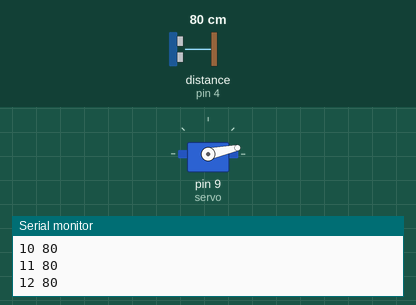
Simulated run of this sketch. Board: Arduino Uno, built with avr-gcc and run on an emulated ATmega328P. On the bench: servo, the last lines printed to the serial monitor. Wiring (inferred from the names in the program): ultrasonic range finder: trigger pin 3; echo pin 4. Inputs (shaded band) come from the test bench; at power-on: distance to the obstacle (sensor on pin 4) 80 cm. The echo pulse lasts 58.3 µs per cm.

Above: at 1.2 s.
1.3 s: distance to the obstacle (sensor on pin 4) set to 2 cm
At 2.43 s:
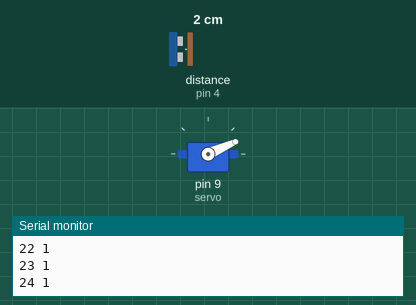
7.3 s: distance to the obstacle (sensor on pin 4) set to 250 cm
At 7.38 s:
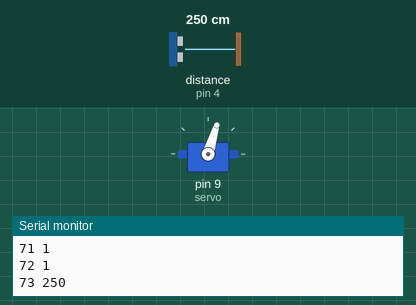
16.3 s: distance to the obstacle (sensor on pin 4) set to 4 cm
At 16.48 s:
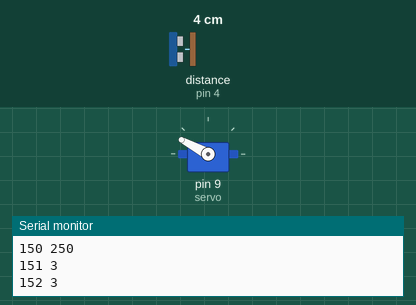
Timing chart, 0 to 25.3 s (numbered marks = the images above; inputs shaded):
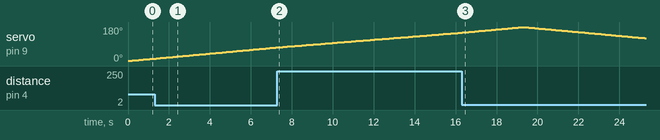

The sketch:

RangeScanner.ino
```cpp
/*
*    Sweep area with servo-mounted
*    4-pin ultrasonic sensor and
*    send data to serial (to draw a graph)
*/

#include <Servo.h>

Servo servo;
int pos = 0;          //servo position
int degs = 1;         //number of degrees to move per cycle
int dir = 1;          //direction (1 or -1)

int vccPin = 2;       //attach pin 2 to VCC
int pingPin = 3;      //attach pin 3 to Trig
int echoPin = 4;      //attach pin 4 to Echo
int gndPin = 5;       //attach pin 5 to GND

void setup() {
  pinMode(vccPin, OUTPUT);
  pinMode(gndPin, OUTPUT);

  servo.attach(9);

  Serial.begin(9600);
}

void loop() {
  long duration, cm;

  pos = pos + (degs * dir);
  servo.write(pos);
  if (pos == 180 || pos == 0) {
    dir *= -1;
  }

  digitalWrite(vccPin, HIGH);

  // Give a short LOW pulse beforehand to ensure a clean HIGH pulse:
  pinMode(pingPin, OUTPUT);
  digitalWrite(pingPin, LOW);
  delayMicroseconds(2);
  digitalWrite(pingPin, HIGH);
  delayMicroseconds(5);
  digitalWrite(pingPin, LOW);

  pinMode(echoPin, INPUT);
  duration = pulseIn(echoPin, HIGH);

  // convert the time into a distance
  cm = microsecondsToCentimeters(duration);

  Serial.print(pos);
  Serial.print(" ");
  Serial.println(cm);

  delay(100);
}

long microsecondsToCentimeters(long microseconds) {
  return microseconds / 29 / 2;
}
```

Measured:
- by itself, servo on pin 9 (servo): rises from 150° to 180° in 2.9 s, then falls to 121° in 6.0 s
